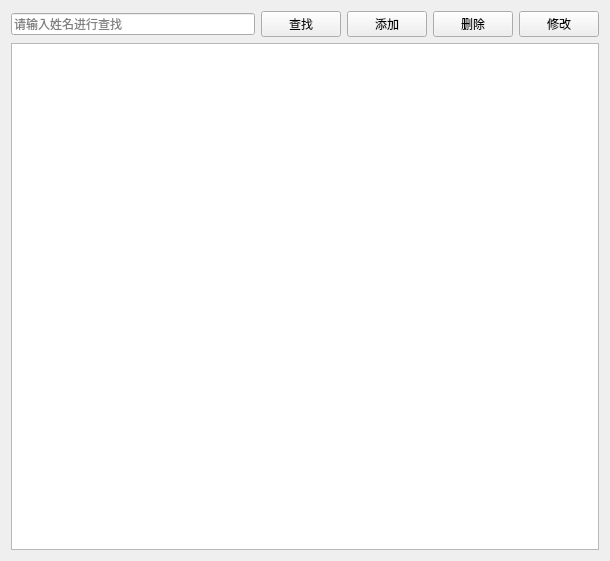
<?xml version="1.0" encoding="UTF-8"?>
<ui version="4.0">
 <class>PatientView</class>
 <widget class="QWidget" name="PatientView">
  <property name="geometry">
   <rect>
    <x>0</x>
    <y>0</y>
    <width>610</width>
    <height>561</height>
   </rect>
  </property>
  <property name="windowTitle">
   <string>患者管理</string>
  </property>
  <layout class="QVBoxLayout" name="verticalLayout">
   <item>
    <layout class="QHBoxLayout" name="horizontalLayout">
     <item>
      <widget class="QLineEdit" name="txtSerch">
       <property name="placeholderText">
        <string>请输入姓名进行查找</string>
       </property>
      </widget>
     </item>
     <item>
      <widget class="QPushButton" name="btSerch">
       <property name="text">
        <string>查找</string>
       </property>
      </widget>
     </item>
     <item>
      <widget class="QPushButton" name="btAdd">
       <property name="text">
        <string>添加</string>
       </property>
      </widget>
     </item>
     <item>
      <widget class="QPushButton" name="btDelete">
       <property name="text">
        <string>删除</string>
       </property>
      </widget>
     </item>
     <item>
      <widget class="QPushButton" name="btEdit">
       <property name="text">
        <string>修改</string>
       </property>
      </widget>
     </item>
    </layout>
   </item>
   <item>
    <widget class="QTableView" name="tableView"/>
   </item>
  </layout>
 </widget>
 <resources/>
 <connections/>
</ui>
